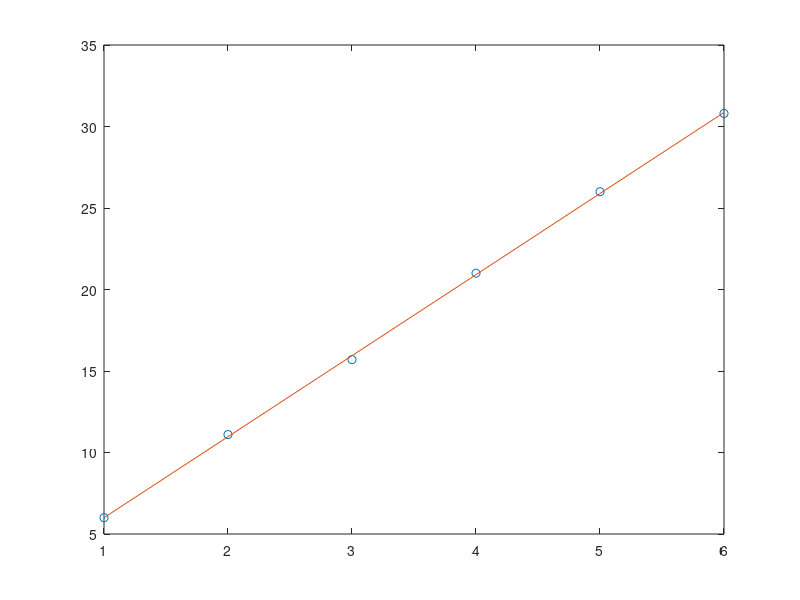

Write the MATLAB code that produced this figure. (Note: this script raises an error after producing the figure.)
clear;clc;
% X=1:1:6;
X = linspace(1,6,6);
Y0=[6,11.1,15.7,21,26,30.8];
Ym=[6,10.97,15.94,20.91,25.89,30.86];
p = plot(X,Y0,'o',X,Ym,'-');
hold on;
p(1).LineWidth = 2;
p(1).Color = [0.8500 0.3250 0.0980];
p(2).LineWidth = 2;
p(2).Color = [0 0.4470 0.7410];
legend('原始数据','回归数据');
grid on;
set(gca,'GridLineStyle',':','GridColor','k','GridAlpha',1);
